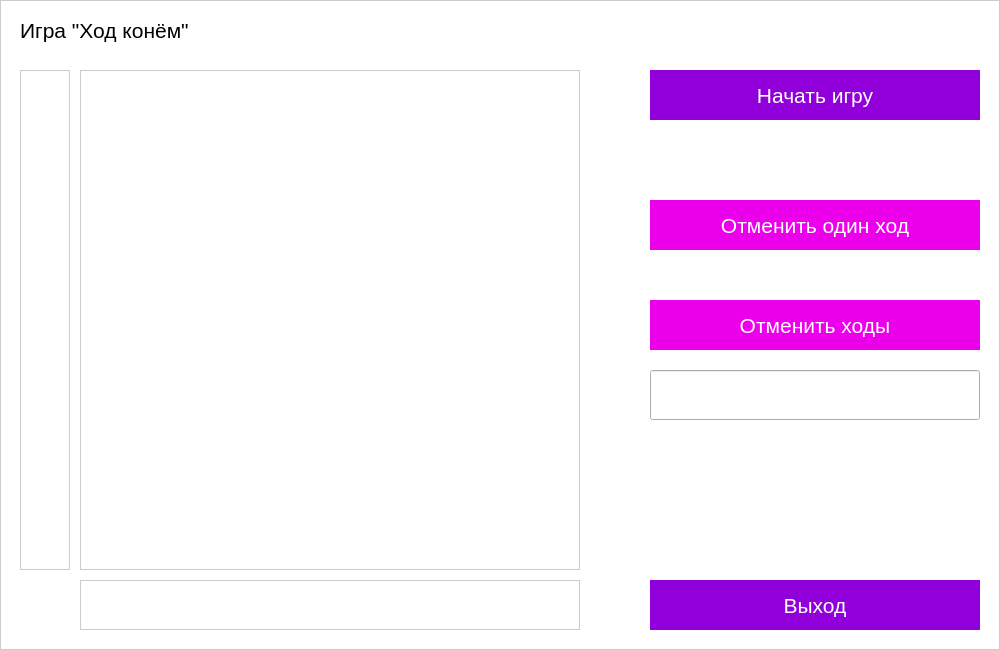
<?xml version="1.0" encoding="UTF-8"?>
<ui version="4.0">
 <class>GameWindow</class>
 <widget class="QMainWindow" name="GameWindow">
  <property name="geometry">
   <rect>
    <x>0</x>
    <y>0</y>
    <width>1000</width>
    <height>650</height>
   </rect>
  </property>
  <property name="sizePolicy">
   <sizepolicy hsizetype="Fixed" vsizetype="Fixed">
    <horstretch>0</horstretch>
    <verstretch>0</verstretch>
   </sizepolicy>
  </property>
  <property name="minimumSize">
   <size>
    <width>1000</width>
    <height>650</height>
   </size>
  </property>
  <property name="maximumSize">
   <size>
    <width>1000</width>
    <height>650</height>
   </size>
  </property>
  <property name="font">
   <font>
    <pointsize>16</pointsize>
   </font>
  </property>
  <property name="windowTitle">
   <string>Knight's move</string>
  </property>
  <property name="styleSheet">
   <string notr="true">#GameWindow {
	background-color: rgb(255, 255, 255);
	border: 1px solid #CCCCCC;
}</string>
  </property>
  <widget class="QWidget" name="centralwidget">
   <property name="sizePolicy">
    <sizepolicy hsizetype="Fixed" vsizetype="Fixed">
     <horstretch>0</horstretch>
     <verstretch>0</verstretch>
    </sizepolicy>
   </property>
   <property name="minimumSize">
    <size>
     <width>1000</width>
     <height>650</height>
    </size>
   </property>
   <property name="maximumSize">
    <size>
     <width>1000</width>
     <height>650</height>
    </size>
   </property>
   <property name="styleSheet">
    <string notr="true">#centralwidget {
	background-color: rgb(255, 255, 255);
	border: 1px solid #CCCCCC;
}</string>
   </property>
   <widget class="QTableView" name="gameField">
    <property name="geometry">
     <rect>
      <x>80</x>
      <y>70</y>
      <width>500</width>
      <height>500</height>
     </rect>
    </property>
    <property name="sizePolicy">
     <sizepolicy hsizetype="Fixed" vsizetype="Fixed">
      <horstretch>0</horstretch>
      <verstretch>0</verstretch>
     </sizepolicy>
    </property>
    <property name="minimumSize">
     <size>
      <width>500</width>
      <height>500</height>
     </size>
    </property>
    <property name="maximumSize">
     <size>
      <width>500</width>
      <height>500</height>
     </size>
    </property>
    <property name="font">
     <font>
      <pointsize>16</pointsize>
     </font>
    </property>
    <property name="styleSheet">
     <string notr="true">#gameField {
  border-top: 1 solid #cccccc;
  border-right: 1 solid #cccccc;
  border-bottom:  1 solid #cccccc;
  border-left: 1  solid #cccccc;
}

#gameField::item {
  border : 0px;
  padding-left: 0px;
}</string>
    </property>
    <property name="verticalScrollBarPolicy">
     <enum>Qt::ScrollBarAlwaysOff</enum>
    </property>
    <property name="horizontalScrollBarPolicy">
     <enum>Qt::ScrollBarAlwaysOff</enum>
    </property>
    <attribute name="horizontalHeaderVisible">
     <bool>false</bool>
    </attribute>
    <attribute name="horizontalHeaderMinimumSectionSize">
     <number>50</number>
    </attribute>
    <attribute name="horizontalHeaderHighlightSections">
     <bool>false</bool>
    </attribute>
   </widget>
   <widget class="QLabel" name="headerLabel">
    <property name="geometry">
     <rect>
      <x>20</x>
      <y>10</y>
      <width>300</width>
      <height>40</height>
     </rect>
    </property>
    <property name="sizePolicy">
     <sizepolicy hsizetype="Fixed" vsizetype="Fixed">
      <horstretch>0</horstretch>
      <verstretch>0</verstretch>
     </sizepolicy>
    </property>
    <property name="minimumSize">
     <size>
      <width>300</width>
      <height>40</height>
     </size>
    </property>
    <property name="maximumSize">
     <size>
      <width>300</width>
      <height>40</height>
     </size>
    </property>
    <property name="font">
     <font>
      <pointsize>16</pointsize>
     </font>
    </property>
    <property name="text">
     <string>Игра &quot;Ход конём&quot;</string>
    </property>
    <property name="margin">
     <number>0</number>
    </property>
    <property name="indent">
     <number>0</number>
    </property>
   </widget>
   <widget class="QPushButton" name="pbStartGame">
    <property name="geometry">
     <rect>
      <x>650</x>
      <y>70</y>
      <width>330</width>
      <height>50</height>
     </rect>
    </property>
    <property name="sizePolicy">
     <sizepolicy hsizetype="Fixed" vsizetype="Fixed">
      <horstretch>0</horstretch>
      <verstretch>0</verstretch>
     </sizepolicy>
    </property>
    <property name="minimumSize">
     <size>
      <width>330</width>
      <height>50</height>
     </size>
    </property>
    <property name="maximumSize">
     <size>
      <width>330</width>
      <height>50</height>
     </size>
    </property>
    <property name="font">
     <font>
      <pointsize>16</pointsize>
      <weight>50</weight>
      <italic>false</italic>
      <bold>false</bold>
      <kerning>true</kerning>
     </font>
    </property>
    <property name="styleSheet">
     <string notr="true">#pbStartGame {
    background-color: #9100da;
    border-color: #9100da;
    border-style: solid;
    color: #ffffff;
    border-width: 1px;
}

#pbStartGame:hover {
    background-color: #7e00c2;
}

#pbStartGame:pressed {
    background-color: #63009d;
}</string>
    </property>
    <property name="text">
     <string>Начать игру</string>
    </property>
   </widget>
   <widget class="QTableView" name="verticalDigitsView">
    <property name="geometry">
     <rect>
      <x>20</x>
      <y>70</y>
      <width>50</width>
      <height>500</height>
     </rect>
    </property>
    <property name="sizePolicy">
     <sizepolicy hsizetype="Fixed" vsizetype="Fixed">
      <horstretch>0</horstretch>
      <verstretch>0</verstretch>
     </sizepolicy>
    </property>
    <property name="minimumSize">
     <size>
      <width>50</width>
      <height>500</height>
     </size>
    </property>
    <property name="maximumSize">
     <size>
      <width>50</width>
      <height>500</height>
     </size>
    </property>
    <property name="font">
     <font>
      <pointsize>16</pointsize>
     </font>
    </property>
    <property name="styleSheet">
     <string notr="true">#verticalDigitsView {
  border-top: 1 solid #cccccc;
  border-right: 1 solid #cccccc;
  border-bottom:  1 solid #cccccc;
  border-left: 1  solid #cccccc;
}

#verticalDigitsView::item {
  border : 1px;
}</string>
    </property>
    <property name="verticalScrollBarPolicy">
     <enum>Qt::ScrollBarAlwaysOff</enum>
    </property>
    <property name="horizontalScrollBarPolicy">
     <enum>Qt::ScrollBarAlwaysOff</enum>
    </property>
    <attribute name="horizontalHeaderMinimumSectionSize">
     <number>50</number>
    </attribute>
   </widget>
   <widget class="QTableView" name="horizontalLettersView">
    <property name="geometry">
     <rect>
      <x>80</x>
      <y>580</y>
      <width>500</width>
      <height>50</height>
     </rect>
    </property>
    <property name="sizePolicy">
     <sizepolicy hsizetype="Fixed" vsizetype="Fixed">
      <horstretch>0</horstretch>
      <verstretch>0</verstretch>
     </sizepolicy>
    </property>
    <property name="minimumSize">
     <size>
      <width>500</width>
      <height>50</height>
     </size>
    </property>
    <property name="maximumSize">
     <size>
      <width>500</width>
      <height>50</height>
     </size>
    </property>
    <property name="font">
     <font>
      <pointsize>16</pointsize>
      <weight>75</weight>
      <bold>true</bold>
     </font>
    </property>
    <property name="styleSheet">
     <string notr="true">#horizontalLettersView {
  border-top: 1 solid #cccccc;
  border-right: 1 solid #cccccc;
  border-bottom:  1 solid #cccccc;
  border-left: 1  solid #cccccc;
}

#horizontalLettersView::item {
  border : 1px;
  padding-left: 0px;
}</string>
    </property>
    <property name="verticalScrollBarPolicy">
     <enum>Qt::ScrollBarAlwaysOff</enum>
    </property>
    <property name="horizontalScrollBarPolicy">
     <enum>Qt::ScrollBarAlwaysOff</enum>
    </property>
    <attribute name="horizontalHeaderMinimumSectionSize">
     <number>50</number>
    </attribute>
   </widget>
   <widget class="QPushButton" name="pbCancelOneMove">
    <property name="geometry">
     <rect>
      <x>650</x>
      <y>200</y>
      <width>330</width>
      <height>50</height>
     </rect>
    </property>
    <property name="sizePolicy">
     <sizepolicy hsizetype="Fixed" vsizetype="Fixed">
      <horstretch>0</horstretch>
      <verstretch>0</verstretch>
     </sizepolicy>
    </property>
    <property name="minimumSize">
     <size>
      <width>330</width>
      <height>50</height>
     </size>
    </property>
    <property name="maximumSize">
     <size>
      <width>330</width>
      <height>50</height>
     </size>
    </property>
    <property name="font">
     <font>
      <pointsize>16</pointsize>
      <weight>50</weight>
      <italic>false</italic>
      <bold>false</bold>
      <kerning>true</kerning>
     </font>
    </property>
    <property name="styleSheet">
     <string notr="true">#pbCancelOneMove {
    background-color: #ec00ec;
    border-color: #ec00ec;
    border-style: solid;
    color: #ffffff;
    border-width: 1px;
}

#pbCancelOneMove:hover {
    background-color: #d400d4;
}

#pbCancelOneMove:pressed {
    background-color: #a800a8;
}

#pbCancelOneMove:disabled {
    background-color: #bdbdbd;
	border-color: #bdbdbd;
}</string>
    </property>
    <property name="text">
     <string>Отменить один ход</string>
    </property>
   </widget>
   <widget class="QPushButton" name="pbCancelMoves">
    <property name="geometry">
     <rect>
      <x>650</x>
      <y>300</y>
      <width>330</width>
      <height>50</height>
     </rect>
    </property>
    <property name="sizePolicy">
     <sizepolicy hsizetype="Fixed" vsizetype="Fixed">
      <horstretch>0</horstretch>
      <verstretch>0</verstretch>
     </sizepolicy>
    </property>
    <property name="minimumSize">
     <size>
      <width>330</width>
      <height>50</height>
     </size>
    </property>
    <property name="maximumSize">
     <size>
      <width>330</width>
      <height>50</height>
     </size>
    </property>
    <property name="font">
     <font>
      <pointsize>16</pointsize>
      <weight>50</weight>
      <italic>false</italic>
      <bold>false</bold>
      <kerning>true</kerning>
     </font>
    </property>
    <property name="styleSheet">
     <string notr="true">#pbCancelMoves {
    background-color: #ec00ec;
    border-color: #ec00ec;
    border-style: solid;
    color: #ffffff;
    border-width: 1px;
}

#pbCancelMoves:hover {
    background-color: #d400d4;
}

#pbCancelMoves:pressed {
    background-color: #a800a8;
}

#pbCancelMoves:disabled {
    background-color: #bdbdbd;
	border-color: #bdbdbd;
}</string>
    </property>
    <property name="text">
     <string>Отменить ходы</string>
    </property>
   </widget>
   <widget class="QPushButton" name="pbExit">
    <property name="geometry">
     <rect>
      <x>650</x>
      <y>580</y>
      <width>330</width>
      <height>50</height>
     </rect>
    </property>
    <property name="sizePolicy">
     <sizepolicy hsizetype="Fixed" vsizetype="Fixed">
      <horstretch>0</horstretch>
      <verstretch>0</verstretch>
     </sizepolicy>
    </property>
    <property name="minimumSize">
     <size>
      <width>330</width>
      <height>50</height>
     </size>
    </property>
    <property name="maximumSize">
     <size>
      <width>330</width>
      <height>50</height>
     </size>
    </property>
    <property name="font">
     <font>
      <pointsize>16</pointsize>
      <weight>50</weight>
      <italic>false</italic>
      <bold>false</bold>
      <kerning>true</kerning>
     </font>
    </property>
    <property name="styleSheet">
     <string notr="true">#pbExit {
    background-color: #9100da;
    border-color: #9100da;
    border-style: solid;
    color: #ffffff;
    border-width: 1px;
}

#pbExit:hover {
    background-color: #7e00c2;
}

#pbExit:pressed {
    background-color: #63009d;
}</string>
    </property>
    <property name="text">
     <string>Выход</string>
    </property>
   </widget>
   <widget class="QLineEdit" name="leMovesNumber">
    <property name="geometry">
     <rect>
      <x>650</x>
      <y>370</y>
      <width>330</width>
      <height>50</height>
     </rect>
    </property>
    <property name="sizePolicy">
     <sizepolicy hsizetype="Fixed" vsizetype="Fixed">
      <horstretch>0</horstretch>
      <verstretch>0</verstretch>
     </sizepolicy>
    </property>
    <property name="minimumSize">
     <size>
      <width>330</width>
      <height>50</height>
     </size>
    </property>
    <property name="maximumSize">
     <size>
      <width>330</width>
      <height>50</height>
     </size>
    </property>
    <property name="font">
     <font>
      <pointsize>16</pointsize>
     </font>
    </property>
    <property name="alignment">
     <set>Qt::AlignCenter</set>
    </property>
   </widget>
  </widget>
 </widget>
 <resources/>
 <connections/>
</ui>
